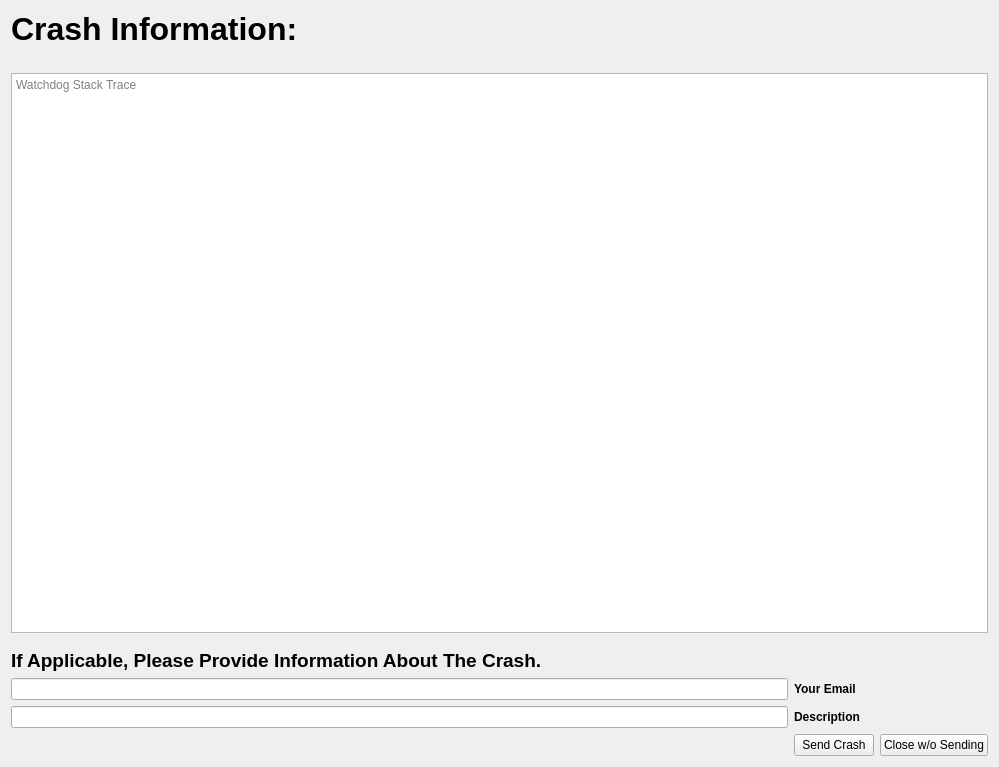
<?xml version="1.0" encoding="UTF-8"?>
<ui version="4.0">
 <class>CHUserDataWidgetClass</class>
 <widget class="QWidget" name="CHUserDataWidgetClass">
  <property name="geometry">
   <rect>
    <x>0</x>
    <y>0</y>
    <width>999</width>
    <height>767</height>
   </rect>
  </property>
  <property name="windowTitle">
   <string>CHUserDataWidget</string>
  </property>
  <layout class="QGridLayout" name="gridLayout">
   <item row="5" column="0">
    <widget class="QLineEdit" name="LineEdit_YourEmail"/>
   </item>
   <item row="1" column="0" colspan="3">
    <spacer name="verticalSpacer">
     <property name="orientation">
      <enum>Qt::Vertical</enum>
     </property>
     <property name="sizeType">
      <enum>QSizePolicy::Preferred</enum>
     </property>
     <property name="sizeHint" stdset="0">
      <size>
       <width>20</width>
       <height>20</height>
      </size>
     </property>
    </spacer>
   </item>
   <item row="7" column="2">
    <widget class="QPushButton" name="Button_Close">
     <property name="text">
      <string>Close w/o Sending</string>
     </property>
    </widget>
   </item>
   <item row="5" column="1">
    <widget class="QLabel" name="Label_YourEmail">
     <property name="font">
      <font>
       <bold>true</bold>
      </font>
     </property>
     <property name="text">
      <string>Your Email</string>
     </property>
    </widget>
   </item>
   <item row="7" column="1">
    <widget class="QPushButton" name="Button_Send">
     <property name="text">
      <string>Send Crash</string>
     </property>
    </widget>
   </item>
   <item row="3" column="0">
    <spacer name="verticalSpacer_2">
     <property name="orientation">
      <enum>Qt::Vertical</enum>
     </property>
     <property name="sizeType">
      <enum>QSizePolicy::Preferred</enum>
     </property>
     <property name="sizeHint" stdset="0">
      <size>
       <width>20</width>
       <height>10</height>
      </size>
     </property>
    </spacer>
   </item>
   <item row="0" column="0" colspan="2">
    <widget class="QLabel" name="label_CrashInformation">
     <property name="sizePolicy">
      <sizepolicy hsizetype="Fixed" vsizetype="Fixed">
       <horstretch>0</horstretch>
       <verstretch>0</verstretch>
      </sizepolicy>
     </property>
     <property name="font">
      <font>
       <pointsize>24</pointsize>
       <bold>true</bold>
       <strikeout>false</strikeout>
      </font>
     </property>
     <property name="text">
      <string>Crash Information:</string>
     </property>
    </widget>
   </item>
   <item row="6" column="1">
    <widget class="QLabel" name="Label_Description">
     <property name="font">
      <font>
       <italic>false</italic>
       <bold>true</bold>
       <underline>false</underline>
       <strikeout>false</strikeout>
      </font>
     </property>
     <property name="text">
      <string>Description</string>
     </property>
    </widget>
   </item>
   <item row="6" column="0">
    <widget class="QLineEdit" name="LineEdit_Description"/>
   </item>
   <item row="7" column="0">
    <spacer name="horizontalSpacer">
     <property name="orientation">
      <enum>Qt::Horizontal</enum>
     </property>
     <property name="sizeHint" stdset="0">
      <size>
       <width>40</width>
       <height>20</height>
      </size>
     </property>
    </spacer>
   </item>
   <item row="2" column="0" colspan="3">
    <layout class="QVBoxLayout" name="verticalLayout">
     <item>
      <widget class="QTextEdit" name="TextEdit_StackTrace">
       <property name="readOnly">
        <bool>true</bool>
       </property>
       <property name="placeholderText">
        <string>Watchdog Stack Trace</string>
       </property>
      </widget>
     </item>
    </layout>
   </item>
   <item row="4" column="0">
    <widget class="QLabel" name="CrashUserInfo_Hero">
     <property name="font">
      <font>
       <pointsize>14</pointsize>
       <bold>true</bold>
      </font>
     </property>
     <property name="text">
      <string>If Applicable, Please Provide Information About The Crash.</string>
     </property>
    </widget>
   </item>
  </layout>
 </widget>
 <layoutdefault spacing="6" margin="11"/>
 <resources/>
 <connections/>
</ui>
